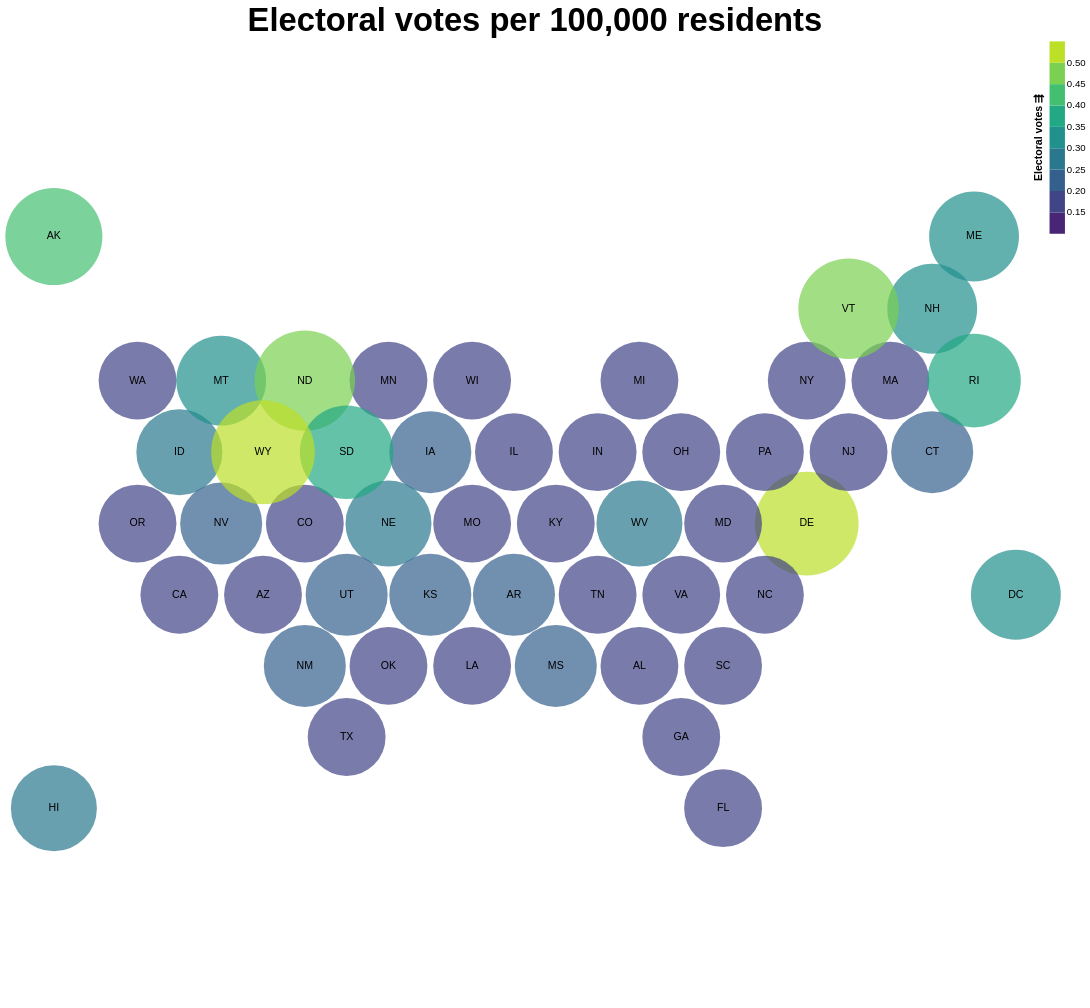

Vega-Lite specification for this chart:
### Vega specification from a JSON file in a GitHub repository (floating-point values rounded to 4 significant figures)
{"$schema": "https://vega.github.io/schema/vega/v5.json", "background": "white", "padding": 5, "width": 1000, "height": 1000, "title": {"text": ["Electoral votes per 100,000 residents"], "fontSize": 34, "frame": "group"}, "style": "cell", "data": [{"name": "data-ecb5fec3b20ee88d7fc8408d3e2f51c2", "values": [{"%-electoral_votes": 1.67, "%-population": 1.55, "%-representatives": 1.61, "%-senators": 2, "Electoral votes per 100K": 0.19, "Population": 4779736, "Representatives per 100K": 0.15, "Senators per 100K": 0.04, "State": "Alabama", "State_Abbr": "AL", "States": "Alabama", "centroid_lat": 0.65, "centroid_lon": 15.0, "state_code": "AL", "type": "Feature", "geometry": {"type": "Polygon", "coordinates": [[[14.0, 0.1], [14.0, 1.2], [15.0, 1.8], [16, 1.2], [16, 0.1], [15.0, -0.5], [14.0, 0.1]]]}}, {"%-electoral_votes": 0.56, "%-population": 0.23, "%-representatives": 0.23, "%-senators": 2, "Electoral votes per 100K": 0.42, "Population": 710231, "Representatives per 100K": 0.14, "Senators per 100K": 0.28, "State": "Alaska", "State_Abbr": "AK", "States": "Alaska", "centroid_lat": 10.85, "centroid_lon": 1.0, "state_code": "AK", "type": "Feature", "geometry": {"type": "Polygon", "coordinates": [[[-3.243e-20, 10.3], [0, 11.4], [1.0, 12.0], [2, 11.4], [2, 10.3], [1.0, 9.7], [-3.243e-20, 10.3]]]}}, {"%-electoral_votes": 2.04, "%-population": 2.07, "%-representatives": 2.07, "%-senators": 2, "Electoral votes per 100K": 0.17, "Population": 6392017, "Representatives per 100K": 0.14, "Senators per 100K": 0.03, "State": "Arizona", "State_Abbr": "AZ", "States": "Arizona", "centroid_lat": 2.35, "centroid_lon": 6.0, "state_code": "AZ", "type": "Feature", "geometry": {"type": "Polygon", "coordinates": [[[5.0, 1.8], [5, 2.9], [6.0, 3.5], [7.0, 2.9], [7.0, 1.8], [6.0, 1.2], [5.0, 1.8]]]}}, {"%-electoral_votes": 1.12, "%-population": 0.94, "%-representatives": 0.92, "%-senators": 2, "Electoral votes per 100K": 0.21, "Population": 2915918, "Representatives per 100K": 0.14, "Senators per 100K": 0.07, "State": "Arkansas", "State_Abbr": "AR", "States": "Arkansas", "centroid_lat": 2.35, "centroid_lon": 12.0, "state_code": "AR", "type": "Feature", "geometry": {"type": "Polygon", "coordinates": [[[11.0, 1.8], [11, 2.9], [12, 3.5], [13.0, 2.9], [13.0, 1.8], [12.0, 1.2], [11.0, 1.8]]]}}, {"%-electoral_votes": 10.22, "%-population": 12.07, "%-representatives": 12.18, "%-senators": 2, "Electoral votes per 100K": 0.15, "Population": 37253956, "Representatives per 100K": 0.14, "Senators per 100K": 0.01, "State": "California", "State_Abbr": "CA", "States": "California", "centroid_lat": 2.35, "centroid_lon": 4, "state_code": "CA", "type": "Feature", "geometry": {"type": "Polygon", "coordinates": [[[3.0, 1.8], [3, 2.9], [4, 3.5], [5, 2.9], [5.0, 1.8], [4, 1.2], [3.0, 1.8]]]}}, {"%-electoral_votes": 1.67, "%-population": 1.63, "%-representatives": 1.61, "%-senators": 2, "Electoral votes per 100K": 0.18, "Population": 5029196, "Representatives per 100K": 0.14, "Senators per 100K": 0.04, "State": "Colorado", "State_Abbr": "CO", "States": "Colorado", "centroid_lat": 4.05, "centroid_lon": 7.0, "state_code": "CO", "type": "Feature", "geometry": {"type": "Polygon", "coordinates": [[[6.0, 3.5], [6.0, 4.6], [7.0, 5.2], [8, 4.6], [8.0, 3.5], [7.0, 2.9], [6.0, 3.5]]]}}, {"%-electoral_votes": 1.3, "%-population": 1.16, "%-representatives": 1.15, "%-senators": 2, "Electoral votes per 100K": 0.2, "Population": 3574097, "Representatives per 100K": 0.14, "Senators per 100K": 0.06, "State": "Connecticut", "State_Abbr": "CT", "States": "Connecticut", "centroid_lat": 5.75, "centroid_lon": 22.0, "state_code": "CT", "type": "Feature", "geometry": {"type": "Polygon", "coordinates": [[[21.0, 5.2], [21.0, 6.3], [22.0, 6.9], [23.0, 6.3], [23.0, 5.2], [22.0, 4.6], [21.0, 5.2]]]}}, {"%-electoral_votes": 0.56, "%-population": 0.19, "%-representatives": 0.23, "%-senators": 2, "Electoral votes per 100K": 0.5, "Population": 601723, "Representatives per 100K": 0.17, "Senators per 100K": 0.33, "State": "Delaware", "State_Abbr": "DE", "States": "Delaware", "centroid_lat": 4.05, "centroid_lon": 19.0, "state_code": "DE", "type": "Feature", "geometry": {"type": "Polygon", "coordinates": [[[18.0, 3.5], [18, 4.6], [19, 5.2], [20, 4.6], [20, 3.5], [19.0, 2.9], [18.0, 3.5]]]}}, {"%-electoral_votes": 0.56, "%-population": 0.29, "%-representatives": 0, "%-senators": 0, "Electoral votes per 100K": 0.33, "Population": 897934, "Representatives per 100K": 0, "Senators per 100K": 0, "State": "District of Columbia", "State_Abbr": "DC", "States": "D.C.", "centroid_lat": 2.35, "centroid_lon": 24, "state_code": "DC", "type": "Feature", "geometry": {"type": "Polygon", "coordinates": [[[23, 1.8], [23.0, 2.9], [24, 3.5], [25.0, 2.9], [25.0, 1.8], [24.0, 1.2], [23, 1.8]]]}}, {"%-electoral_votes": 5.39, "%-population": 6.09, "%-representatives": 6.21, "%-senators": 2, "Electoral votes per 100K": 0.15, "Population": 18801310, "Representatives per 100K": 0.14, "Senators per 100K": 0.01, "State": "Florida", "State_Abbr": "FL", "States": "Florida", "centroid_lat": -2.75, "centroid_lon": 17, "state_code": "FL", "type": "Feature", "geometry": {"type": "Polygon", "coordinates": [[[16, -2.2], [17.0, -1.6], [18.0, -2.2], [18, -3.3], [17.0, -3.9], [16, -3.3], [16, -2.2]]]}}, {"%-electoral_votes": 2.97, "%-population": 3.14, "%-representatives": 3.22, "%-senators": 2, "Electoral votes per 100K": 0.17, "Population": 9687653, "Representatives per 100K": 0.14, "Senators per 100K": 0.02, "State": "Georgia", "State_Abbr": "GA", "States": "Georgia", "centroid_lat": -1.05, "centroid_lon": 16, "state_code": "GA", "type": "Feature", "geometry": {"type": "Polygon", "coordinates": [[[15.0, -1.6], [15.0, -0.5], [16, 0.1], [17, -0.5], [17.0, -1.6], [16, -2.2], [15.0, -1.6]]]}}, {"%-electoral_votes": 0.74, "%-population": 0.44, "%-representatives": 0.46, "%-senators": 2, "Electoral votes per 100K": 0.29, "Population": 1360301, "Representatives per 100K": 0.15, "Senators per 100K": 0.15, "State": "Hawaii", "State_Abbr": "HI", "States": "Hawaii", "centroid_lat": -2.75, "centroid_lon": 1.0, "state_code": "HI", "type": "Feature", "geometry": {"type": "Polygon", "coordinates": [[[0, -3.3], [3.194e-20, -2.2], [1.0, -1.6], [2.0, -2.2], [2, -3.3], [1.0, -3.9], [0, -3.3]]]}}, {"%-electoral_votes": 0.74, "%-population": 0.51, "%-representatives": 0.46, "%-senators": 2, "Electoral votes per 100K": 0.26, "Population": 1567582, "Representatives per 100K": 0.13, "Senators per 100K": 0.13, "State": "Idaho", "State_Abbr": "ID", "States": "Idaho", "centroid_lat": 5.75, "centroid_lon": 4, "state_code": "ID", "type": "Feature", "geometry": {"type": "Polygon", "coordinates": [[[3.0, 5.2], [3.0, 6.3], [4, 6.9], [5, 6.3], [5.0, 5.2], [4.0, 4.6], [3.0, 5.2]]]}}, {"%-electoral_votes": 3.72, "%-population": 4.16, "%-representatives": 4.14, "%-senators": 2, "Electoral votes per 100K": 0.16, "Population": 12830632, "Representatives per 100K": 0.14, "Senators per 100K": 0.02, "State": "Illinois", "State_Abbr": "IL", "States": "Illinois", "centroid_lat": 5.75, "centroid_lon": 12, "state_code": "IL", "type": "Feature", "geometry": {"type": "Polygon", "coordinates": [[[11.0, 5.2], [11.0, 6.3], [12.0, 6.9], [13.0, 6.3], [13.0, 5.2], [12.0, 4.6], [11.0, 5.2]]]}}, {"%-electoral_votes": 2.04, "%-population": 2.1, "%-representatives": 2.07, "%-senators": 2, "Electoral votes per 100K": 0.17, "Population": 6483802, "Representatives per 100K": 0.14, "Senators per 100K": 0.03, "State": "Indiana", "State_Abbr": "IN", "States": "Indiana", "centroid_lat": 5.75, "centroid_lon": 14.0, "state_code": "IN", "type": "Feature", "geometry": {"type": "Polygon", "coordinates": [[[13.0, 5.2], [13.0, 6.3], [14.0, 6.9], [15.0, 6.3], [15.0, 5.2], [14.0, 4.6], [13.0, 5.2]]]}}, {"%-electoral_votes": 1.12, "%-population": 0.99, "%-representatives": 0.92, "%-senators": 2, "Electoral votes per 100K": 0.2, "Population": 3046355, "Representatives per 100K": 0.13, "Senators per 100K": 0.07, "State": "Iowa", "State_Abbr": "IA", "States": "Iowa", "centroid_lat": 5.75, "centroid_lon": 10, "state_code": "IA", "type": "Feature", "geometry": {"type": "Polygon", "coordinates": [[[9.0, 5.2], [9.0, 6.3], [10, 6.9], [11.0, 6.3], [11.0, 5.2], [10.0, 4.6], [9.0, 5.2]]]}}, {"%-electoral_votes": 1.12, "%-population": 0.92, "%-representatives": 0.92, "%-senators": 2, "Electoral votes per 100K": 0.21, "Population": 2853118, "Representatives per 100K": 0.14, "Senators per 100K": 0.07, "State": "Kansas", "State_Abbr": "KS", "States": "Kansas", "centroid_lat": 2.35, "centroid_lon": 10, "state_code": "KS", "type": "Feature", "geometry": {"type": "Polygon", "coordinates": [[[9.0, 1.8], [9.0, 2.9], [10, 3.5], [11, 2.9], [11.0, 1.8], [10.0, 1.2], [9.0, 1.8]]]}}, {"%-electoral_votes": 1.49, "%-population": 1.41, "%-representatives": 1.38, "%-senators": 2, "Electoral votes per 100K": 0.18, "Population": 4339367, "Representatives per 100K": 0.14, "Senators per 100K": 0.05, "State": "Kentucky", "State_Abbr": "KY", "States": "Kentucky", "centroid_lat": 4.05, "centroid_lon": 13, "state_code": "KY", "type": "Feature", "geometry": {"type": "Polygon", "coordinates": [[[12, 3.5], [12.0, 4.6], [13.0, 5.2], [14.0, 4.6], [14.0, 3.5], [13.0, 2.9], [12, 3.5]]]}}, {"%-electoral_votes": 1.49, "%-population": 1.47, "%-representatives": 1.38, "%-senators": 2, "Electoral votes per 100K": 0.18, "Population": 4533372, "Representatives per 100K": 0.13, "Senators per 100K": 0.04, "State": "Louisiana", "State_Abbr": "LA", "States": "Louisiana", "centroid_lat": 0.65, "centroid_lon": 11.0, "state_code": "LA", "type": "Feature", "geometry": {"type": "Polygon", "coordinates": [[[10.0, 0.1], [10.0, 1.2], [11.0, 1.8], [12.0, 1.2], [12.0, 0.1], [11.0, -0.5], [10.0, 0.1]]]}}, {"%-electoral_votes": 0.74, "%-population": 0.43, "%-representatives": 0.46, "%-senators": 2, "Electoral votes per 100K": 0.3, "Population": 1328361, "Representatives per 100K": 0.15, "Senators per 100K": 0.15, "State": "Maine", "State_Abbr": "ME", "States": "Maine", "centroid_lat": 10.85, "centroid_lon": 23, "state_code": "ME", "type": "Feature", "geometry": {"type": "Polygon", "coordinates": [[[22.0, 11.4], [23.0, 12.0], [24.0, 11.4], [24.0, 10.3], [23.0, 9.7], [22, 10.3], [22.0, 11.4]]]}}, {"%-electoral_votes": 1.86, "%-population": 1.87, "%-representatives": 1.84, "%-senators": 2, "Electoral votes per 100K": 0.17, "Population": 5773552, "Representatives per 100K": 0.14, "Senators per 100K": 0.03, "State": "Maryland", "State_Abbr": "MD", "States": "Maryland", "centroid_lat": 4.05, "centroid_lon": 17.0, "state_code": "MD", "type": "Feature", "geometry": {"type": "Polygon", "coordinates": [[[16, 3.5], [16.0, 4.6], [17.0, 5.2], [18, 4.6], [18.0, 3.5], [17.0, 2.9], [16, 3.5]]]}}, {"%-electoral_votes": 2.04, "%-population": 2.12, "%-representatives": 2.07, "%-senators": 2, "Electoral votes per 100K": 0.17, "Population": 6547629, "Representatives per 100K": 0.14, "Senators per 100K": 0.03, "State": "Massachusetts", "State_Abbr": "MA", "States": "Massachusetts", "centroid_lat": 7.45, "centroid_lon": 21.0, "state_code": "MA", "type": "Feature", "geometry": {"type": "Polygon", "coordinates": [[[20.0, 6.9], [20.0, 8.0], [21, 8.6], [22.0, 8.0], [22.0, 6.9], [21.0, 6.3], [20.0, 6.9]]]}}, {"%-electoral_votes": 2.97, "%-population": 3.2, "%-representatives": 3.22, "%-senators": 2, "Electoral votes per 100K": 0.16, "Population": 9883640, "Representatives per 100K": 0.14, "Senators per 100K": 0.02, "State": "Michigan", "State_Abbr": "MI", "States": "Michigan", "centroid_lat": 7.45, "centroid_lon": 15, "state_code": "MI", "type": "Feature", "geometry": {"type": "Polygon", "coordinates": [[[14.0, 8.0], [15.0, 8.6], [16.0, 8.0], [16.0, 6.9], [15.0, 6.3], [14.0, 6.9], [14.0, 8.0]]]}}, {"%-electoral_votes": 1.86, "%-population": 1.72, "%-representatives": 1.84, "%-senators": 2, "Electoral votes per 100K": 0.19, "Population": 5303925, "Representatives per 100K": 0.15, "Senators per 100K": 0.04, "State": "Minnesota", "State_Abbr": "MN", "States": "Minnesota", "centroid_lat": 7.45, "centroid_lon": 9.0, "state_code": "MN", "type": "Feature", "geometry": {"type": "Polygon", "coordinates": [[[8.0, 6.9], [8.0, 8.0], [9.0, 8.6], [10.0, 8.0], [10, 6.9], [9.0, 6.3], [8.0, 6.9]]]}}, {"%-electoral_votes": 1.12, "%-population": 0.96, "%-representatives": 0.92, "%-senators": 2, "Electoral votes per 100K": 0.2, "Population": 2967297, "Representatives per 100K": 0.13, "Senators per 100K": 0.07, "State": "Mississippi", "State_Abbr": "MS", "States": "Mississippi", "centroid_lat": 0.65, "centroid_lon": 13, "state_code": "MS", "type": "Feature", "geometry": {"type": "Polygon", "coordinates": [[[12.0, 1.2], [13.0, 1.8], [14.0, 1.2], [14.0, 0.1], [13.0, -0.5], [12.0, 0.1], [12.0, 1.2]]]}}, {"%-electoral_votes": 1.86, "%-population": 1.94, "%-representatives": 1.84, "%-senators": 2, "Electoral votes per 100K": 0.17, "Population": 5988927, "Representatives per 100K": 0.13, "Senators per 100K": 0.03, "State": "Missouri", "State_Abbr": "MO", "States": "Missouri", "centroid_lat": 4.05, "centroid_lon": 11, "state_code": "MO", "type": "Feature", "geometry": {"type": "Polygon", "coordinates": [[[10.0, 4.6], [11.0, 5.2], [12.0, 4.6], [12, 3.5], [11, 2.9], [10, 3.5], [10.0, 4.6]]]}}, {"%-electoral_votes": 0.56, "%-population": 0.32, "%-representatives": 0.23, "%-senators": 2, "Electoral votes per 100K": 0.3, "Population": 989415, "Representatives per 100K": 0.1, "Senators per 100K": 0.2, "State": "Montana", "State_Abbr": "MT", "States": "Montana", "centroid_lat": 7.45, "centroid_lon": 5.0, "state_code": "MT", "type": "Feature", "geometry": {"type": "Polygon", "coordinates": [[[4, 6.9], [4.0, 8.0], [5.0, 8.6], [6, 8.0], [6.0, 6.9], [5, 6.3], [4, 6.9]]]}}, {"%-electoral_votes": 0.93, "%-population": 0.59, "%-representatives": 0.69, "%-senators": 2, "Electoral votes per 100K": 0.27, "Population": 1826341, "Representatives per 100K": 0.16, "Senators per 100K": 0.11, "State": "Nebraska", "State_Abbr": "NE", "States": "Nebraska", "centroid_lat": 4.05, "centroid_lon": 9.0, "state_code": "NE", "type": "Feature", "geometry": {"type": "Polygon", "coordinates": [[[8.0, 3.5], [8, 4.6], [9.0, 5.2], [10.0, 4.6], [10, 3.5], [9.0, 2.9], [8.0, 3.5]]]}}, {"%-electoral_votes": 1.12, "%-population": 0.87, "%-representatives": 0.92, "%-senators": 2, "Electoral votes per 100K": 0.22, "Population": 2700551, "Representatives per 100K": 0.15, "Senators per 100K": 0.07, "State": "Nevada", "State_Abbr": "NV", "States": "Nevada", "centroid_lat": 4.05, "centroid_lon": 5.0, "state_code": "NV", "type": "Feature", "geometry": {"type": "Polygon", "coordinates": [[[4.0, 4.6], [5.0, 5.2], [6.0, 4.6], [6.0, 3.5], [5, 2.9], [4, 3.5], [4.0, 4.6]]]}}, {"%-electoral_votes": 0.74, "%-population": 0.43, "%-representatives": 0.46, "%-senators": 2, "Electoral votes per 100K": 0.3, "Population": 1316470, "Representatives per 100K": 0.15, "Senators per 100K": 0.15, "State": "New Hampshire", "State_Abbr": "NH", "States": "New Hampshire", "centroid_lat": 9.15, "centroid_lon": 22.0, "state_code": "NH", "type": "Feature", "geometry": {"type": "Polygon", "coordinates": [[[21, 8.6], [21.0, 9.7], [22, 10.3], [23.0, 9.7], [23.0, 8.6], [22.0, 8.0], [21, 8.6]]]}}, {"%-electoral_votes": 2.6, "%-population": 2.85, "%-representatives": 2.76, "%-senators": 2, "Electoral votes per 100K": 0.16, "Population": 8791894, "Representatives per 100K": 0.14, "Senators per 100K": 0.02, "State": "New Jersey", "State_Abbr": "NJ", "States": "New Jersey", "centroid_lat": 5.75, "centroid_lon": 20, "state_code": "NJ", "type": "Feature", "geometry": {"type": "Polygon", "coordinates": [[[19, 5.2], [19.0, 6.3], [20.0, 6.9], [21.0, 6.3], [21.0, 5.2], [20, 4.6], [19, 5.2]]]}}, {"%-electoral_votes": 0.93, "%-population": 0.67, "%-representatives": 0.69, "%-senators": 2, "Electoral votes per 100K": 0.24, "Population": 2059179, "Representatives per 100K": 0.15, "Senators per 100K": 0.1, "State": "New Mexico", "State_Abbr": "NM", "States": "New Mexico", "centroid_lat": 0.65, "centroid_lon": 7.0, "state_code": "NM", "type": "Feature", "geometry": {"type": "Polygon", "coordinates": [[[6.0, 0.1], [6.0, 1.2], [7.0, 1.8], [8, 1.2], [8.0, 0.1], [7.0, -0.5], [6.0, 0.1]]]}}, {"%-electoral_votes": 5.39, "%-population": 6.28, "%-representatives": 6.21, "%-senators": 2, "Electoral votes per 100K": 0.15, "Population": 19378102, "Representatives per 100K": 0.14, "Senators per 100K": 0.01, "State": "New York", "State_Abbr": "NY", "States": "New York", "centroid_lat": 7.45, "centroid_lon": 19.0, "state_code": "NY", "type": "Feature", "geometry": {"type": "Polygon", "coordinates": [[[18.0, 6.9], [18.0, 8.0], [19.0, 8.6], [20.0, 8.0], [20.0, 6.9], [19.0, 6.3], [18.0, 6.9]]]}}, {"%-electoral_votes": 2.79, "%-population": 3.09, "%-representatives": 2.99, "%-senators": 2, "Electoral votes per 100K": 0.16, "Population": 9535483, "Representatives per 100K": 0.14, "Senators per 100K": 0.02, "State": "North Carolina", "State_Abbr": "NC", "States": "North Carolina", "centroid_lat": 2.35, "centroid_lon": 18.0, "state_code": "NC", "type": "Feature", "geometry": {"type": "Polygon", "coordinates": [[[17.0, 1.8], [17.0, 2.9], [18.0, 3.5], [19.0, 2.9], [19.0, 1.8], [18.0, 1.2], [17.0, 1.8]]]}}, {"%-electoral_votes": 0.56, "%-population": 0.22, "%-representatives": 0.23, "%-senators": 2, "Electoral votes per 100K": 0.45, "Population": 672591, "Representatives per 100K": 0.15, "Senators per 100K": 0.3, "State": "North Dakota", "State_Abbr": "ND", "States": "North Dakota", "centroid_lat": 7.45, "centroid_lon": 7.0, "state_code": "ND", "type": "Feature", "geometry": {"type": "Polygon", "coordinates": [[[6.0, 6.9], [6, 8.0], [7.0, 8.6], [8.0, 8.0], [8.0, 6.9], [7.0, 6.3], [6.0, 6.9]]]}}, {"%-electoral_votes": 3.35, "%-population": 3.74, "%-representatives": 3.68, "%-senators": 2, "Electoral votes per 100K": 0.16, "Population": 11536504, "Representatives per 100K": 0.14, "Senators per 100K": 0.02, "State": "Ohio", "State_Abbr": "OH", "States": "Ohio", "centroid_lat": 5.75, "centroid_lon": 16, "state_code": "OH", "type": "Feature", "geometry": {"type": "Polygon", "coordinates": [[[15.0, 5.2], [15.0, 6.3], [16.0, 6.9], [17.0, 6.3], [17.0, 5.2], [16.0, 4.6], [15.0, 5.2]]]}}, {"%-electoral_votes": 1.3, "%-population": 1.22, "%-representatives": 1.15, "%-senators": 2, "Electoral votes per 100K": 0.19, "Population": 3751351, "Representatives per 100K": 0.13, "Senators per 100K": 0.05, "State": "Oklahoma", "State_Abbr": "OK", "States": "Oklahoma", "centroid_lat": 0.65, "centroid_lon": 9.0, "state_code": "OK", "type": "Feature", "geometry": {"type": "Polygon", "coordinates": [[[8.0, 0.1], [8, 1.2], [9.0, 1.8], [10.0, 1.2], [10.0, 0.1], [9.0, -0.5], [8.0, 0.1]]]}}, {"%-electoral_votes": 1.3, "%-population": 1.24, "%-representatives": 1.15, "%-senators": 2, "Electoral votes per 100K": 0.18, "Population": 3831074, "Representatives per 100K": 0.13, "Senators per 100K": 0.05, "State": "Oregon", "State_Abbr": "OR", "States": "Oregon", "centroid_lat": 4.05, "centroid_lon": 3, "state_code": "OR", "type": "Feature", "geometry": {"type": "Polygon", "coordinates": [[[2.0, 4.6], [3.0, 5.2], [4.0, 4.6], [4, 3.5], [3, 2.9], [2.0, 3.5], [2.0, 4.6]]]}}, {"%-electoral_votes": 3.72, "%-population": 4.11, "%-representatives": 4.14, "%-senators": 2, "Electoral votes per 100K": 0.16, "Population": 12702379, "Representatives per 100K": 0.14, "Senators per 100K": 0.02, "State": "Pennsylvania", "State_Abbr": "PA", "States": "Pennsylvania", "centroid_lat": 5.75, "centroid_lon": 18, "state_code": "PA", "type": "Feature", "geometry": {"type": "Polygon", "coordinates": [[[17.0, 5.2], [17.0, 6.3], [18.0, 6.9], [19.0, 6.3], [19, 5.2], [18, 4.6], [17.0, 5.2]]]}}, {"%-electoral_votes": 0.74, "%-population": 0.34, "%-representatives": 0.46, "%-senators": 2, "Electoral votes per 100K": 0.38, "Population": 1052567, "Representatives per 100K": 0.19, "Senators per 100K": 0.19, "State": "Rhode Island", "State_Abbr": "RI", "States": "Rhode Island", "centroid_lat": 7.45, "centroid_lon": 23.0, "state_code": "RI", "type": "Feature", "geometry": {"type": "Polygon", "coordinates": [[[22.0, 8.0], [23.0, 8.6], [24.0, 8.0], [24.0, 6.9], [23.0, 6.3], [22.0, 6.9], [22.0, 8.0]]]}}, {"%-electoral_votes": 1.67, "%-population": 1.5, "%-representatives": 1.61, "%-senators": 2, "Electoral votes per 100K": 0.19, "Population": 4625364, "Representatives per 100K": 0.15, "Senators per 100K": 0.04, "State": "South Carolina", "State_Abbr": "SC", "States": "South Carolina", "centroid_lat": 0.65, "centroid_lon": 17, "state_code": "SC", "type": "Feature", "geometry": {"type": "Polygon", "coordinates": [[[16, 0.1], [16, 1.2], [17.0, 1.8], [18.0, 1.2], [18.0, 0.1], [17, -0.5], [16, 0.1]]]}}, {"%-electoral_votes": 0.56, "%-population": 0.26, "%-representatives": 0.23, "%-senators": 2, "Electoral votes per 100K": 0.37, "Population": 814180, "Representatives per 100K": 0.12, "Senators per 100K": 0.25, "State": "South Dakota", "State_Abbr": "SD", "States": "South Dakota", "centroid_lat": 5.75, "centroid_lon": 8.0, "state_code": "SD", "type": "Feature", "geometry": {"type": "Polygon", "coordinates": [[[7.0, 6.3], [8.0, 6.9], [9.0, 6.3], [9.0, 5.2], [8, 4.6], [7.0, 5.2], [7.0, 6.3]]]}}, {"%-electoral_votes": 2.04, "%-population": 2.06, "%-representatives": 2.07, "%-senators": 2, "Electoral votes per 100K": 0.17, "Population": 6346105, "Representatives per 100K": 0.14, "Senators per 100K": 0.03, "State": "Tennessee", "State_Abbr": "TN", "States": "Tennessee", "centroid_lat": 2.35, "centroid_lon": 14, "state_code": "TN", "type": "Feature", "geometry": {"type": "Polygon", "coordinates": [[[13.0, 2.9], [14.0, 3.5], [15.0, 2.9], [15.0, 1.8], [14.0, 1.2], [13.0, 1.8], [13.0, 2.9]]]}}, {"%-electoral_votes": 7.06, "%-population": 8.14, "%-representatives": 8.28, "%-senators": 2, "Electoral votes per 100K": 0.15, "Population": 25145561, "Representatives per 100K": 0.14, "Senators per 100K": 0.01, "State": "Texas", "State_Abbr": "TX", "States": "Texas", "centroid_lat": -1.05, "centroid_lon": 8, "state_code": "TX", "type": "Feature", "geometry": {"type": "Polygon", "coordinates": [[[7, -1.6], [7.0, -0.5], [8.0, 0.1], [9.0, -0.5], [9.0, -1.6], [8.0, -2.2], [7, -1.6]]]}}, {"%-electoral_votes": 1.12, "%-population": 0.9, "%-representatives": 0.92, "%-senators": 2, "Electoral votes per 100K": 0.22, "Population": 2763885, "Representatives per 100K": 0.14, "Senators per 100K": 0.07, "State": "Utah", "State_Abbr": "UT", "States": "Utah", "centroid_lat": 2.35, "centroid_lon": 8.0, "state_code": "UT", "type": "Feature", "geometry": {"type": "Polygon", "coordinates": [[[7.0, 2.9], [8.0, 3.5], [9.0, 2.9], [9.0, 1.8], [8, 1.2], [7.0, 1.8], [7.0, 2.9]]]}}, {"%-electoral_votes": 0.56, "%-population": 0.2, "%-representatives": 0.23, "%-senators": 2, "Electoral votes per 100K": 0.48, "Population": 625741, "Representatives per 100K": 0.16, "Senators per 100K": 0.32, "State": "Vermont", "State_Abbr": "VT", "States": "Vermont", "centroid_lat": 9.15, "centroid_lon": 20.0, "state_code": "VT", "type": "Feature", "geometry": {"type": "Polygon", "coordinates": [[[19.0, 8.6], [19.0, 9.7], [20.0, 10.3], [21.0, 9.7], [21, 8.6], [20.0, 8.0], [19.0, 8.6]]]}}, {"%-electoral_votes": 2.42, "%-population": 2.59, "%-representatives": 2.53, "%-senators": 2, "Electoral votes per 100K": 0.16, "Population": 8001024, "Representatives per 100K": 0.14, "Senators per 100K": 0.02, "State": "Virginia", "State_Abbr": "VA", "States": "Virginia", "centroid_lat": 2.35, "centroid_lon": 16.0, "state_code": "VA", "type": "Feature", "geometry": {"type": "Polygon", "coordinates": [[[15.0, 2.9], [16, 3.5], [17.0, 2.9], [17.0, 1.8], [16, 1.2], [15.0, 1.8], [15.0, 2.9]]]}}, {"%-electoral_votes": 2.23, "%-population": 2.18, "%-representatives": 2.3, "%-senators": 2, "Electoral votes per 100K": 0.18, "Population": 6724540, "Representatives per 100K": 0.15, "Senators per 100K": 0.03, "State": "Washington", "State_Abbr": "WA", "States": "Washington", "centroid_lat": 7.45, "centroid_lon": 3, "state_code": "WA", "type": "Feature", "geometry": {"type": "Polygon", "coordinates": [[[2.0, 8.0], [3, 8.6], [4.0, 8.0], [4, 6.9], [3.0, 6.3], [2, 6.9], [2.0, 8.0]]]}}, {"%-electoral_votes": 0.93, "%-population": 0.6, "%-representatives": 0.69, "%-senators": 2, "Electoral votes per 100K": 0.27, "Population": 1852994, "Representatives per 100K": 0.16, "Senators per 100K": 0.11, "State": "West Virginia", "State_Abbr": "WV", "States": "West Virginia", "centroid_lat": 4.05, "centroid_lon": 15.0, "state_code": "WV", "type": "Feature", "geometry": {"type": "Polygon", "coordinates": [[[14.0, 3.5], [14.0, 4.6], [15.0, 5.2], [16.0, 4.6], [16, 3.5], [15.0, 2.9], [14.0, 3.5]]]}}, {"%-electoral_votes": 1.86, "%-population": 1.84, "%-representatives": 1.84, "%-senators": 2, "Electoral votes per 100K": 0.18, "Population": 5686986, "Representatives per 100K": 0.14, "Senators per 100K": 0.04, "State": "Wisconsin", "State_Abbr": "WI", "States": "Wisconsin", "centroid_lat": 7.45, "centroid_lon": 11.0, "state_code": "WI", "type": "Feature", "geometry": {"type": "Polygon", "coordinates": [[[10.0, 8.0], [11.0, 8.6], [12.0, 8.0], [12.0, 6.9], [11.0, 6.3], [10, 6.9], [10.0, 8.0]]]}}, {"%-electoral_votes": 0.56, "%-population": 0.18, "%-representatives": 0.23, "%-senators": 2, "Electoral votes per 100K": 0.53, "Population": 563626, "Representatives per 100K": 0.18, "Senators per 100K": 0.35, "State": "Wyoming", "State_Abbr": "WY", "States": "Wyoming", "centroid_lat": 5.75, "centroid_lon": 6.0, "state_code": "WY", "type": "Feature", "geometry": {"type": "Polygon", "coordinates": [[[5.0, 5.2], [5, 6.3], [6.0, 6.9], [7.0, 6.3], [7.0, 5.2], [6.0, 4.6], [5.0, 5.2]]]}}]}, {"name": "data_1", "source": "data-ecb5fec3b20ee88d7fc8408d3e2f51c2", "transform": [{"type": "extent", "field": "Electoral votes per 100K", "signal": "layer_0_bin_maxbins_8_Electoral_votes_per_100K_extent"}, {"type": "bin", "field": "Electoral votes per 100K", "as": ["bin_maxbins_8_Electoral votes per 100K", "bin_maxbins_8_Electoral votes per 100K_end"], "signal": "layer_0_bin_maxbins_8_Electoral_votes_per_100K_bins", "extent": {"signal": "layer_0_bin_maxbins_8_Electoral_votes_per_100K_extent"}, "maxbins": 8}, {"type": "geojson", "fields": ["centroid_lon", "centroid_lat"], "signal": "layer_0_geojson_0"}, {"type": "geopoint", "projection": "projection", "fields": ["centroid_lon", "centroid_lat"], "as": ["layer_0_x", "layer_0_y"]}, {"type": "filter", "expr": "isValid(datum[\"bin_maxbins_8_Electoral votes per 100K\"]) && isFinite(+datum[\"bin_maxbins_8_Electoral votes per 100K\"])"}]}, {"name": "data_2", "source": "data-ecb5fec3b20ee88d7fc8408d3e2f51c2", "transform": [{"type": "geojson", "fields": ["centroid_lon", "centroid_lat"], "signal": "layer_1_geojson_0"}, {"type": "geopoint", "projection": "projection", "fields": ["centroid_lon", "centroid_lat"], "as": ["layer_1_x", "layer_1_y"]}]}], "projections": [{"name": "projection", "size": {"signal": "[width, height]"}, "fit": {"signal": "[layer_0_geojson_0, layer_1_geojson_0]"}}], "marks": [{"name": "layer_0_marks", "type": "symbol", "style": ["circle"], "from": {"data": "data_1"}, "encode": {"update": {"opacity": {"value": 0.7}, "fill": {"signal": "scale(\"color\", 0.5 * datum[\"bin_maxbins_8_Electoral votes per 100K\"] + 0.5 * datum[\"bin_maxbins_8_Electoral votes per 100K_end\"])"}, "tooltip": {"signal": "{\"State\": isValid(datum[\"State\"]) ? datum[\"State\"] : \"\"+datum[\"State\"], \"Electoral votes per 100K\": format(datum[\"Electoral votes per 100K\"], \"\"), \"%-population\": format(datum[\"%-population\"], \"\"), \"%-electoral_votes\": format(datum[\"%-electoral_votes\"], \"\")}"}, "ariaRoleDescription": {"value": "circle"}, "description": {"signal": "\"Electoral votes ⇶: \" + (!isValid(datum[\"bin_maxbins_8_Electoral votes per 100K\"]) || !isFinite(+datum[\"bin_maxbins_8_Electoral votes per 100K\"]) ? \"null\" : format(datum[\"bin_maxbins_8_Electoral votes per 100K\"], \"\") + \" – \" + format(datum[\"bin_maxbins_8_Electoral votes per 100K_end\"], \"\")) + \"; centroid_lat: \" + (format(datum[\"centroid_lat\"], \"\")) + \"; centroid_lon: \" + (format(datum[\"centroid_lon\"], \"\")) + \"; Electoral votes per 100K (binned): \" + (!isValid(datum[\"bin_maxbins_8_Electoral votes per 100K\"]) || !isFinite(+datum[\"bin_maxbins_8_Electoral votes per 100K\"]) ? \"null\" : format(datum[\"bin_maxbins_8_Electoral votes per 100K\"], \"\") + \" – \" + format(datum[\"bin_maxbins_8_Electoral votes per 100K_end\"], \"\")) + \"; State: \" + (isValid(datum[\"State\"]) ? datum[\"State\"] : \"\"+datum[\"State\"]) + \"; Electoral votes per 100K: \" + (format(datum[\"Electoral votes per 100K\"], \"\")) + \"; %-population: \" + (format(datum[\"%-population\"], \"\")) + \"; %-electoral_votes: \" + (format(datum[\"%-electoral_votes\"], \"\"))"}, "x": {"field": "layer_0_x"}, "y": {"field": "layer_0_y"}, "size": {"signal": "scale(\"size\", 0.5 * datum[\"bin_maxbins_8_Electoral votes per 100K\"] + 0.5 * datum[\"bin_maxbins_8_Electoral votes per 100K_end\"])"}, "shape": {"value": "circle"}}}}, {"name": "layer_1_marks", "type": "text", "style": ["text"], "from": {"data": "data_2"}, "encode": {"update": {"fill": {"value": "black"}, "description": {"signal": "\"centroid_lat: \" + (format(datum[\"centroid_lat\"], \"\")) + \"; centroid_lon: \" + (format(datum[\"centroid_lon\"], \"\")) + \"; state_code: \" + (isValid(datum[\"state_code\"]) ? datum[\"state_code\"] : \"\"+datum[\"state_code\"])"}, "x": {"field": "layer_1_x"}, "y": {"field": "layer_1_y"}, "text": {"signal": "isValid(datum[\"state_code\"]) ? datum[\"state_code\"] : \"\"+datum[\"state_code\"]"}, "align": {"value": "center"}, "baseline": {"value": "middle"}}}}], "scales": [{"name": "color", "type": "bin-ordinal", "range": {"scheme": "viridis"}, "bins": {"signal": "layer_0_bin_maxbins_8_Electoral_votes_per_100K_bins"}, "interpolate": "hcl"}, {"name": "size", "type": "linear", "domain": {"signal": "[layer_0_bin_maxbins_8_Electoral_votes_per_100K_bins.start, layer_0_bin_maxbins_8_Electoral_votes_per_100K_bins.stop]"}, "range": [4000, 12000], "bins": {"signal": "layer_0_bin_maxbins_8_Electoral_votes_per_100K_bins"}, "zero": true}], "legends": [{"orient": "right", "title": "Electoral votes ⇶", "titleOrient": "left", "fill": "color", "symbolType": "circle", "encode": {"symbols": {"update": {"opacity": {"value": 0.7}}}}}], "config": {"style": {"cell": {"stroke": null}}}}
